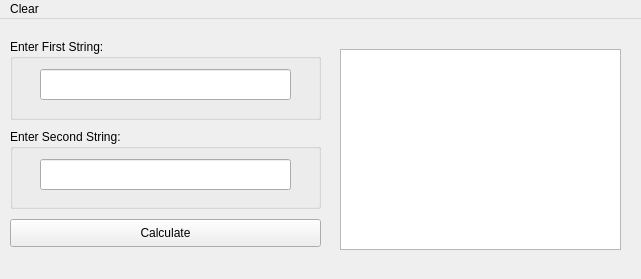
<?xml version="1.0" encoding="UTF-8"?>
<ui version="4.0">
 <class>MainWindow</class>
 <widget class="QMainWindow" name="MainWindow">
  <property name="geometry">
   <rect>
    <x>0</x>
    <y>0</y>
    <width>641</width>
    <height>279</height>
   </rect>
  </property>
  <property name="windowTitle">
   <string>Hamming Distance Claculator</string>
  </property>
  <widget class="QWidget" name="centralwidget">
   <widget class="QGroupBox" name="groupBox">
    <property name="geometry">
     <rect>
      <x>10</x>
      <y>20</y>
      <width>311</width>
      <height>81</height>
     </rect>
    </property>
    <property name="title">
     <string>Enter First String:</string>
    </property>
    <widget class="QLineEdit" name="lineEditStr1">
     <property name="geometry">
      <rect>
       <x>30</x>
       <y>30</y>
       <width>251</width>
       <height>31</height>
      </rect>
     </property>
     <property name="font">
      <font>
       <pointsize>14</pointsize>
      </font>
     </property>
    </widget>
   </widget>
   <widget class="QGroupBox" name="groupBox_2">
    <property name="geometry">
     <rect>
      <x>10</x>
      <y>110</y>
      <width>311</width>
      <height>80</height>
     </rect>
    </property>
    <property name="title">
     <string>Enter Second String:</string>
    </property>
    <widget class="QLineEdit" name="lineEditStr2">
     <property name="geometry">
      <rect>
       <x>30</x>
       <y>30</y>
       <width>251</width>
       <height>31</height>
      </rect>
     </property>
     <property name="font">
      <font>
       <pointsize>14</pointsize>
      </font>
     </property>
    </widget>
   </widget>
   <widget class="QPushButton" name="btnCalculate">
    <property name="geometry">
     <rect>
      <x>10</x>
      <y>200</y>
      <width>311</width>
      <height>28</height>
     </rect>
    </property>
    <property name="text">
     <string>Calculate</string>
    </property>
   </widget>
   <widget class="QTextEdit" name="textEditResult">
    <property name="geometry">
     <rect>
      <x>340</x>
      <y>30</y>
      <width>281</width>
      <height>201</height>
     </rect>
    </property>
    <property name="font">
     <font>
      <pointsize>16</pointsize>
     </font>
    </property>
   </widget>
  </widget>
  <widget class="QMenuBar" name="menubar">
   <property name="geometry">
    <rect>
     <x>0</x>
     <y>0</y>
     <width>641</width>
     <height>26</height>
    </rect>
   </property>
   <widget class="QMenu" name="menuClear">
    <property name="title">
     <string>Clear</string>
    </property>
    <addaction name="actionClear"/>
   </widget>
   <addaction name="menuClear"/>
  </widget>
  <action name="actionClear">
   <property name="text">
    <string>Clear</string>
   </property>
  </action>
 </widget>
 <resources/>
 <connections/>
</ui>
